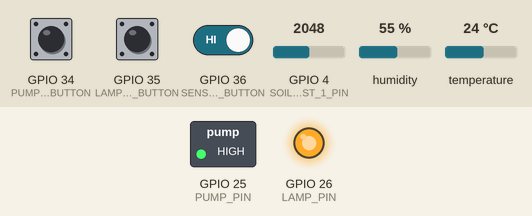
This sketch was run on a simulated ESP32. On the bench: switched loads named in the sketch (green lamp = pin HIGH), output pins drawn as LEDs (lit = HIGH). Dashed ring = blinking. The test bench sets the inputs (shaded band); at power-on: GPIO 34 (PUMP_ON_BUTTON) HIGH, GPIO 35 (LAMP_ON_BUTTON) HIGH, GPIO 4 (SOIL_MOIST_1_PIN) = 2048, GPIO 36 (SENSORS_READ_BUTTON) HIGH, humidity 55 %, temperature 24 °C. WiFi joins after 1.5 s; servers stay silent unless stated.

Above: at 3.0 s.
3.1 s: GPIO 34 (PUMP_ON_BUTTON) pulled LOW for 3.2 s
At 6.8 s:
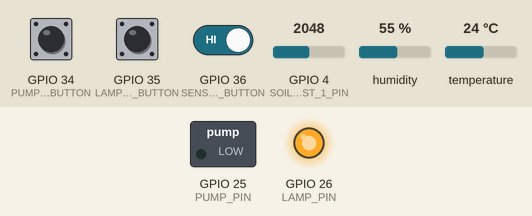
7.8 s: GPIO 35 (LAMP_ON_BUTTON) pulled LOW for 3.2 s
At 8.2 s:
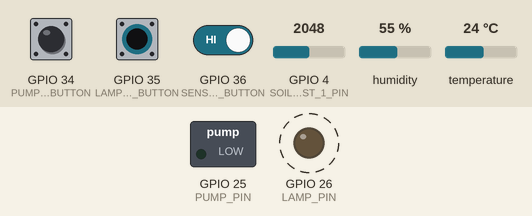
15.9 s: GPIO 34 (PUMP_ON_BUTTON) pulled LOW for 1 s
At 17.7 s:
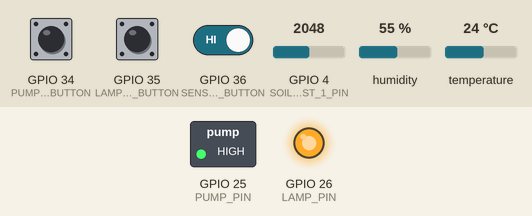
18.4 s: GPIO 35 (LAMP_ON_BUTTON) pulled LOW for 1 s
At 20.2 s:
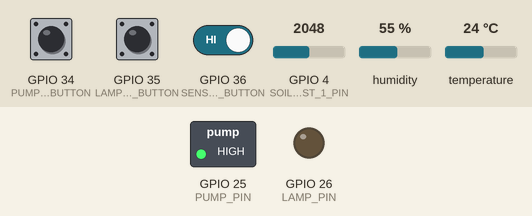
20.9 s: GPIO 35 (LAMP_ON_BUTTON) pulled LOW for 0.15 s
At 21.8 s:
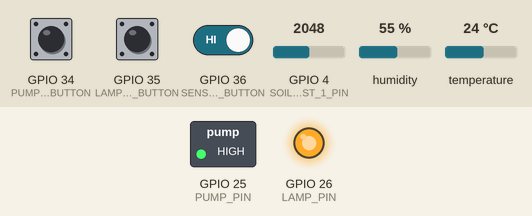
Timing chart, 0 to 64.0 s (numbered marks = the images above; inputs shaded):
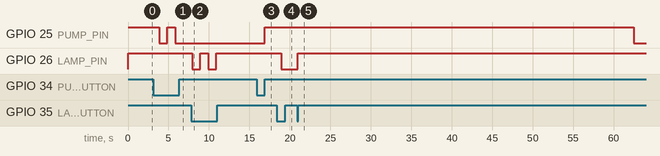

The sketch:

IOT_PlantMonitoring_blynk_esp32.ino
```cpp
/* Chương trình đọc nhiệt độ, độ ẩm từ cảm biến DHT
  Thêm chức năng đọc cảm biến ánh sáng
  Thêm chức năng đọc cảm biến độ ẩm đất
  Thêm hiển thị LCD
  Thêm chức năng điều khiển tưới tiêu bằng tay 2 bơm
*/
/* ESP & Blynk */
#define BLYNK_PRINT Serial

#include <BlynkSimpleEsp32.h>
#include <DHT.h>

WidgetLED PUMP(V0);  // Đèn trạng thái bơm
WidgetLED LAMP(V1);  // Đèn trạng thái đèn sưởi

#define DHTPIN 2

#define SOIL_MOIST_1_PIN 4
// Relay, nút nhấn
#define PUMP_ON_BUTTON 34 //Nút điều khiển bằng tay bơm
#define LAMP_ON_BUTTON 35 //Nút điều khiển đèn bằng tay
#define SENSORS_READ_BUTTON 36 //only input //Nút lấy dữ liệu tức thời

#define PUMP_PIN 25   // Bơm
#define LAMP_PIN 26   // Đèn
// Uncomment loại cảm biến bạn không sử dụng, nếu DHT22 thì uncomment DHT11 và comment DHT22
//#define DHTTYPE DHT11   // DHT 11
#define DHTTYPE DHT22   // DHT 22  (AM2302), AM2321
//#define DHTTYPE DHT21   // DHT 21 (AM2301)

/* Thông số cho chế độ tự động */
#define DRY_SOIL      66
#define WET_SOIL      85
#define COLD_TEMP     12
#define HOT_TEMP      22
#define TIME_PUMP_ON  15
#define TIME_LAMP_ON  15

/* TIMER */
#define READ_BUTTONS_TM   1L  // Tương ứng với giây
#define READ_SOIL_HUM_TM  10L //Đọc cảm biến ẩm đất
#define READ_AIR_DATA_TM  1L  //Đọc DHT
#define DISPLAY_DATA_TM   10L //Gửi dữ liệu lên terminal
#define SEND_UP_DATA_TM   10L //Gửi dữ liệu lên blynk
#define AUTO_CTRL_TM      60L //Chế độ tư động
//Token Blynk và wifi
char auth[] = ""; // Blynk token
char ssid[] = ""; //Tên wifi
char pass[] = ""; //Mật khẩu

// Biến lưu các giá trị cảm biến
float humDHT = 0;
float tempDHT = 0;
//int lumen;
int soilMoist = 0;
// Biến lưu trạng thái bơm
boolean pumpStatus = 0;
boolean lampStatus = 0;

int timePumpOn = 10; // Thời gian bật bơm nước
// Biến cho timer
long sampleTimingSeconds = 50; // ==> Thời gian đọc cảm biến (s)
long startTiming = 0;
long elapsedTime = 0;
// Khởi tạo timer
SimpleTimer timer;

// Khởi tạo cảm biến
DHT dht(DHTPIN, DHTTYPE);

void setup() {
  pinMode(PUMP_PIN, OUTPUT);
  pinMode(LAMP_PIN, OUTPUT);
  pinMode(PUMP_ON_BUTTON, INPUT_PULLUP);
  pinMode(LAMP_ON_BUTTON, INPUT_PULLUP);
  pinMode(SENSORS_READ_BUTTON, INPUT_PULLUP);
  aplyCmd();
  // Khởi tạo cổng serial baud 115200
  Serial.begin(115200);

  dht.begin();    // Bắt đầu đọc dữ liệu
  Blynk.begin(auth, ssid, pass);
  PUMP.off();
  LAMP.off();
  startTimers();
}

void loop() {
  timer.run(); // Bắt đầu SimpleTimer
  Blynk.run();
}
/****************************************************************
* Hàm điều khiển nhận tín hiệu từ blynk
****************************************************************/
BLYNK_WRITE(3) // Điều khiển bơm
{
  int i = param.asInt();
  if (i == 1)
  {
    pumpStatus = !pumpStatus;
    aplyCmd();
  }
}

BLYNK_WRITE(4) // Điều khiển đèn
{
  int i = param.asInt();
  if (i == 1)
  {
    lampStatus = !lampStatus;
    aplyCmd();
  }
}

void getSoilMoist(void)
{
  int i = 0;
  soilMoist = 0;
  for (i = 0; i < 10; i++)  //
  {
    soilMoist += analogRead(SOIL_MOIST_1_PIN); //Đọc giá trị cảm biến độ ẩm đất
    delay(50);   // Đợi đọc giá trị ADC
  }
  soilMoist = soilMoist / (i);
  soilMoist = map(soilMoist, 1023, 0, 0, 100); //Ít nước:0%  ==> Nhiều nước 100%

}

void getDhtData(void)
{

  tempDHT = dht.readTemperature();
  humDHT = dht.readHumidity();
  if (isnan(humDHT) || isnan(tempDHT))   // Kiểm tra kết nối lỗi thì thông báo.
  {
    Serial.println("Failed to read from DHT sensor!");
    return;
  }
}
void printData(void)
{
  // IN thông tin ra màn hình
  Serial.print("Do am: ");
  Serial.print(humDHT);
  Serial.print(" %\t");
  Serial.print("Nhiet do: ");
  Serial.print(tempDHT);
  Serial.print(" *C\t");

  Serial.print(" %\t");
  Serial.print("Do am dat: ");
  Serial.print(soilMoist);
  Serial.println(" %");
}

/****************************************************************
  Hàm đọc trạng thái bơm và kiểm tra nút nhấn
  (Nút nhấn mặc định là mức "CAO"):
****************************************************************/
void readLocalCmd()
{
  boolean digiValue = debounce(PUMP_ON_BUTTON);
  if (!digiValue)
  {
    pumpStatus = !pumpStatus;
    aplyCmd();
  }

  digiValue = debounce(LAMP_ON_BUTTON);
  if (!digiValue)
  {
    lampStatus = !lampStatus;
    aplyCmd();
  }

  digiValue = debounce(SENSORS_READ_BUTTON);
  if (!digiValue)
  {
    getDhtData();
    getSoilMoist();
    printData();
  }
}
/***************************************************
  Thực hiện điều khiển các bơm
****************************************************/
void aplyCmd()
{
  if (pumpStatus == 1)
  {
    Blynk.notify("NDTRBOT: Canh bao ==>> BOM ON");
    digitalWrite(PUMP_PIN, LOW);
    PUMP.on();
  }

  else {
    digitalWrite(PUMP_PIN, HIGH);
    PUMP.off();
  }

  if (lampStatus == 1)
  {
    Blynk.notify("NDTRBOT: Canh bao ==>> DEN ON");
    digitalWrite(LAMP_PIN, LOW);
    LAMP.on();
  }
  else
  {
    digitalWrite(LAMP_PIN, HIGH);
    LAMP.off();
  }
}
/***************************************************
  Hàm kiểm tra trạng thái phím bấm
****************************************************/
boolean debounce(int pin)
{
  boolean state;
  boolean previousState;
  const int debounceDelay = 60;

  previousState = digitalRead(pin);
  for (int counter = 0; counter < debounceDelay; counter++)
  {
    delay(1);
    state = digitalRead(pin);
    if (state != previousState)
    {
      counter = 0;
      previousState = state;
    }
  }
  return state;
}
/***************************************************
* Chế độ tự động dựa trên thông số cảm biến
****************************************************/
void autoControlPlantation(void)
{
  if (soilMoist < DRY_SOIL)
  {
    turnPumpOn();
  }

  if (tempDHT < COLD_TEMP)
  {
    turnLampOn();
  }
}
/***************************************************
* Bật bơm trong thời gian định sẵn
****************************************************/
void turnPumpOn()
{
  pumpStatus = 1;
  aplyCmd();
  delay (TIME_PUMP_ON * 1000);
  pumpStatus = 0;
  aplyCmd();
}

/***************************************************
* Bật đèn trong thời gian định sẵn
****************************************************/
void turnLampOn()
{
  lampStatus = 1;
  aplyCmd();
  delay (TIME_LAMP_ON * 1000);
  lampStatus = 0;
  aplyCmd();
}

/***************************************************
  Khởi động Timers
****************************************************/
void startTimers(void)
{
  timer.setInterval(READ_BUTTONS_TM * 1000, readLocalCmd);
  timer.setInterval(READ_AIR_DATA_TM * 1000, getDhtData);
  timer.setInterval(READ_SOIL_HUM_TM * 1000, getSoilMoist);
  timer.setInterval(SEND_UP_DATA_TM * 1000, sendUptime);
  timer.setInterval(AUTO_CTRL_TM * 1000, autoControlPlantation);
//  timer.setInterval(DISPLAY_DATA_TM * 1000, printData);
}
/***************************************************
 * Gửi dữ liệu lên Blynk
 **************************************************/
void sendUptime()
{
  Blynk.virtualWrite(10, tempDHT); //Nhiệt độ với pin V10
  Blynk.virtualWrite(11, humDHT); // Độ ẩm với pin V11
  Blynk.virtualWrite(12, soilMoist); // Độ ẩm đất với V12
}
```

Measured:
- after the input at 3.1 s, GPIO 25 (PUMP_PIN): HIGH → LOW after 0.76 s, → HIGH 1.0 s later, → LOW 1.0 s later
- after the input at 7.8 s, GPIO 26 (LAMP_PIN): alternates HIGH for 1.0 s and LOW for 1.0 s, 4 changes in all, then stays HIGH, starting after 0.12 s
- after the input at 15.9 s, GPIO 25 (PUMP_PIN): LOW → HIGH after 0.96 s
- after the input at 18.4 s, GPIO 26 (LAMP_PIN): HIGH → LOW after 0.52 s
- after the input at 20.9 s, GPIO 26 (LAMP_PIN): LOW → HIGH after 0.06 s
